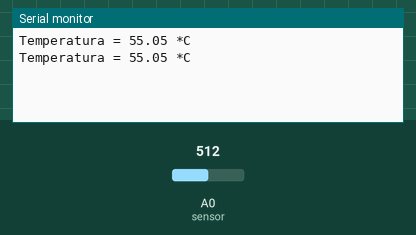
The sketch below on a simulated Arduino Uno, built with avr-gcc and run on an emulated ATmega328P. Shown: the last lines printed to the serial monitor. Inputs (shaded band) come from the test bench; at power-on: A0 (sensor) = 512.

Above: at 1.8 s.
1.9 s: A0 (sensor) set to 716
At 2.8 s:
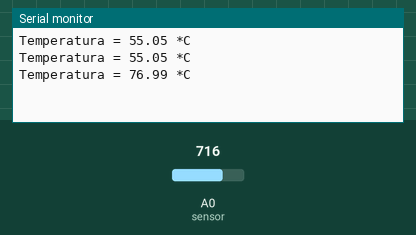
3.4 s: A0 (sensor) set to 900
At 4.5 s:
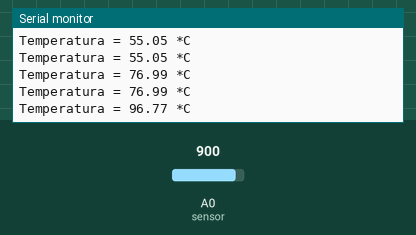
Timing chart, 0 to 6.4 s (numbered marks = the images above; inputs shaded):
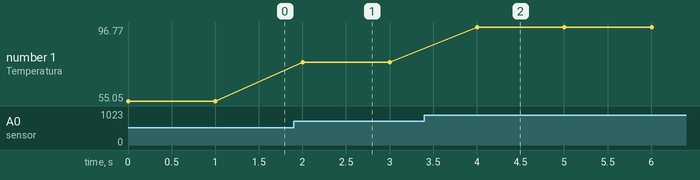

Measured:
- after the input at 1.9 s, the serial monitor: prints a new line after 0.10 s (image 1)
- after the input at 3.4 s, the serial monitor: prints a new line after 0.60 s (image 2)
- plotted number 1: 55.05 → 76.99 after the input at 1.9 s, 76.99 → 96.77 after the input at 3.4 s

The sketch:

leitura_de_temperatura.ino
```cpp
const int sensor = 0;

float temperatura = 0;
int leitura = 0;

void setup(){
  Serial.begin(9600);     //ira coletar ou escrever no arduino usando um porta serial, o numero
                          //é a taxa dados que a placa ira se comunicar
  analogReference(INTERNAL);
}

void loop(){
  leitura = analogRead(sensor);
  temperatura = leitura * 0.1075268817;
  Serial.print("Temperatura = ");
  Serial.print(temperatura);
  Serial.println(" *C");
  delay(1000);
}
```
